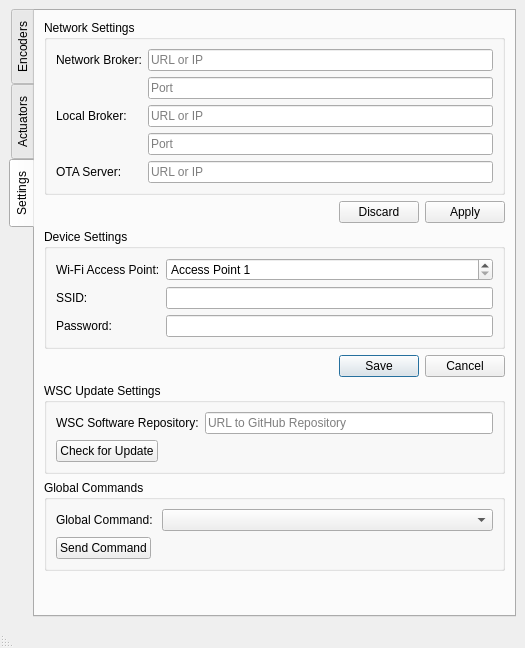
<?xml version="1.0" encoding="UTF-8"?>
<ui version="4.0">
 <class>MainWindow</class>
 <widget class="QMainWindow" name="MainWindow">
  <property name="geometry">
   <rect>
    <x>0</x>
    <y>0</y>
    <width>525</width>
    <height>648</height>
   </rect>
  </property>
  <property name="sizePolicy">
   <sizepolicy hsizetype="Preferred" vsizetype="Preferred">
    <horstretch>0</horstretch>
    <verstretch>0</verstretch>
   </sizepolicy>
  </property>
  <property name="windowTitle">
   <string>IdeasX Workstation Client</string>
  </property>
  <property name="documentMode">
   <bool>false</bool>
  </property>
  <property name="dockNestingEnabled">
   <bool>true</bool>
  </property>
  <property name="dockOptions">
   <set>QMainWindow::AllowNestedDocks|QMainWindow::AllowTabbedDocks|QMainWindow::AnimatedDocks|QMainWindow::VerticalTabs</set>
  </property>
  <property name="unifiedTitleAndToolBarOnMac">
   <bool>false</bool>
  </property>
  <widget class="QWidget" name="centralwidget">
   <property name="sizePolicy">
    <sizepolicy hsizetype="Preferred" vsizetype="Preferred">
     <horstretch>0</horstretch>
     <verstretch>0</verstretch>
    </sizepolicy>
   </property>
   <layout class="QVBoxLayout" name="verticalLayout">
    <property name="spacing">
     <number>6</number>
    </property>
    <property name="sizeConstraint">
     <enum>QLayout::SetDefaultConstraint</enum>
    </property>
    <item>
     <widget class="QTabWidget" name="tabWidget">
      <property name="contextMenuPolicy">
       <enum>Qt::DefaultContextMenu</enum>
      </property>
      <property name="layoutDirection">
       <enum>Qt::LeftToRight</enum>
      </property>
      <property name="autoFillBackground">
       <bool>true</bool>
      </property>
      <property name="tabPosition">
       <enum>QTabWidget::West</enum>
      </property>
      <property name="currentIndex">
       <number>2</number>
      </property>
      <property name="elideMode">
       <enum>Qt::ElideNone</enum>
      </property>
      <property name="documentMode">
       <bool>false</bool>
      </property>
      <property name="tabBarAutoHide">
       <bool>true</bool>
      </property>
      <widget class="QWidget" name="tabEncoder">
       <property name="maximumSize">
        <size>
         <width>16777215</width>
         <height>16777215</height>
        </size>
       </property>
       <attribute name="title">
        <string>Encoders</string>
       </attribute>
       <layout class="QGridLayout" name="gridLayout">
        <property name="sizeConstraint">
         <enum>QLayout::SetDefaultConstraint</enum>
        </property>
        <property name="leftMargin">
         <number>9</number>
        </property>
        <property name="topMargin">
         <number>9</number>
        </property>
        <property name="rightMargin">
         <number>9</number>
        </property>
        <property name="bottomMargin">
         <number>9</number>
        </property>
        <item row="1" column="2">
         <widget class="QLineEdit" name="searchEncoder">
          <property name="placeholderText">
           <string>Search for Encoders...</string>
          </property>
          <property name="clearButtonEnabled">
           <bool>true</bool>
          </property>
         </widget>
        </item>
        <item row="1" column="1">
         <spacer name="horizontalSpacer">
          <property name="orientation">
           <enum>Qt::Horizontal</enum>
          </property>
          <property name="sizeHint" stdset="0">
           <size>
            <width>40</width>
            <height>20</height>
           </size>
          </property>
         </spacer>
        </item>
        <item row="0" column="0" colspan="3">
         <widget class="QScrollArea" name="scrollEncoder">
          <property name="autoFillBackground">
           <bool>false</bool>
          </property>
          <property name="styleSheet">
           <string notr="true"/>
          </property>
          <property name="widgetResizable">
           <bool>true</bool>
          </property>
          <widget class="QWidget" name="contentEncoder">
           <property name="geometry">
            <rect>
             <x>0</x>
             <y>0</y>
             <width>459</width>
             <height>556</height>
            </rect>
           </property>
          </widget>
         </widget>
        </item>
       </layout>
      </widget>
      <widget class="QWidget" name="tabActuator">
       <attribute name="title">
        <string>Actuators</string>
       </attribute>
       <layout class="QGridLayout" name="gridLayout_2">
        <property name="leftMargin">
         <number>9</number>
        </property>
        <property name="topMargin">
         <number>9</number>
        </property>
        <property name="rightMargin">
         <number>9</number>
        </property>
        <property name="bottomMargin">
         <number>9</number>
        </property>
        <item row="1" column="0">
         <spacer name="horizontalSpacer_2">
          <property name="orientation">
           <enum>Qt::Horizontal</enum>
          </property>
          <property name="sizeHint" stdset="0">
           <size>
            <width>40</width>
            <height>20</height>
           </size>
          </property>
         </spacer>
        </item>
        <item row="1" column="1">
         <widget class="QLineEdit" name="searchActuator">
          <property name="autoFillBackground">
           <bool>false</bool>
          </property>
          <property name="frame">
           <bool>true</bool>
          </property>
          <property name="placeholderText">
           <string>Search for Actuator</string>
          </property>
          <property name="clearButtonEnabled">
           <bool>true</bool>
          </property>
         </widget>
        </item>
        <item row="0" column="0" colspan="2">
         <widget class="QTableView" name="tableActuator">
          <property name="enabled">
           <bool>true</bool>
          </property>
          <property name="frameShadow">
           <enum>QFrame::Plain</enum>
          </property>
          <property name="alternatingRowColors">
           <bool>true</bool>
          </property>
          <property name="showGrid">
           <bool>false</bool>
          </property>
          <property name="sortingEnabled">
           <bool>true</bool>
          </property>
          <attribute name="horizontalHeaderStretchLastSection">
           <bool>true</bool>
          </attribute>
          <attribute name="verticalHeaderVisible">
           <bool>false</bool>
          </attribute>
         </widget>
        </item>
       </layout>
      </widget>
      <widget class="QWidget" name="tabSetting">
       <attribute name="title">
        <string>Settings</string>
       </attribute>
       <layout class="QVBoxLayout" name="verticalLayout_2">
        <property name="leftMargin">
         <number>9</number>
        </property>
        <property name="topMargin">
         <number>9</number>
        </property>
        <property name="rightMargin">
         <number>9</number>
        </property>
        <property name="bottomMargin">
         <number>9</number>
        </property>
        <item>
         <widget class="QGroupBox" name="groupNetwork">
          <property name="title">
           <string>Network Settings</string>
          </property>
          <layout class="QFormLayout" name="formLayout">
           <item row="0" column="0">
            <widget class="QLabel" name="labelNetworkBroker">
             <property name="text">
              <string>Network Broker:</string>
             </property>
            </widget>
           </item>
           <item row="0" column="1">
            <widget class="QLineEdit" name="networkBroker">
             <property name="inputMethodHints">
              <set>Qt::ImhUrlCharactersOnly</set>
             </property>
             <property name="placeholderText">
              <string>URL or IP</string>
             </property>
            </widget>
           </item>
           <item row="2" column="1">
            <widget class="QLineEdit" name="networkPort">
             <property name="inputMethodHints">
              <set>Qt::ImhPreferNumbers</set>
             </property>
             <property name="text">
              <string/>
             </property>
             <property name="placeholderText">
              <string>Port</string>
             </property>
            </widget>
           </item>
           <item row="3" column="0">
            <widget class="QLabel" name="labelLocalBroker">
             <property name="text">
              <string>Local Broker:</string>
             </property>
            </widget>
           </item>
           <item row="3" column="1">
            <widget class="QLineEdit" name="localBroker">
             <property name="inputMethodHints">
              <set>Qt::ImhUrlCharactersOnly</set>
             </property>
             <property name="placeholderText">
              <string>URL or IP</string>
             </property>
            </widget>
           </item>
           <item row="5" column="1">
            <widget class="QLineEdit" name="localPort">
             <property name="inputMethodHints">
              <set>Qt::ImhPreferNumbers</set>
             </property>
             <property name="placeholderText">
              <string>Port</string>
             </property>
            </widget>
           </item>
           <item row="6" column="1">
            <widget class="QLineEdit" name="otaServer">
             <property name="text">
              <string/>
             </property>
             <property name="placeholderText">
              <string>URL or IP</string>
             </property>
            </widget>
           </item>
           <item row="6" column="0">
            <widget class="QLabel" name="labelOTA">
             <property name="text">
              <string>OTA Server:</string>
             </property>
            </widget>
           </item>
          </layout>
         </widget>
        </item>
        <item>
         <widget class="QDialogButtonBox" name="buttonBoxNetwork">
          <property name="standardButtons">
           <set>QDialogButtonBox::Apply|QDialogButtonBox::Discard</set>
          </property>
         </widget>
        </item>
        <item alignment="Qt::AlignTop">
         <widget class="QGroupBox" name="groupDeviceSettings">
          <property name="title">
           <string>Device Settings</string>
          </property>
          <layout class="QFormLayout" name="formLayout_2">
           <item row="1" column="0">
            <widget class="QLabel" name="labelAPSelector">
             <property name="text">
              <string>Wi-Fi Access Point:</string>
             </property>
            </widget>
           </item>
           <item row="1" column="1">
            <widget class="QSpinBox" name="selectAP">
             <property name="suffix">
              <string/>
             </property>
             <property name="prefix">
              <string>Access Point </string>
             </property>
             <property name="minimum">
              <number>1</number>
             </property>
             <property name="maximum">
              <number>5</number>
             </property>
            </widget>
           </item>
           <item row="2" column="0">
            <widget class="QLabel" name="labelSSID">
             <property name="text">
              <string>SSID:</string>
             </property>
            </widget>
           </item>
           <item row="2" column="1">
            <widget class="QLineEdit" name="wifiSSID"/>
           </item>
           <item row="3" column="0">
            <widget class="QLabel" name="labelPassword">
             <property name="text">
              <string>Password:</string>
             </property>
            </widget>
           </item>
           <item row="3" column="1">
            <widget class="QLineEdit" name="wifiPassword"/>
           </item>
          </layout>
         </widget>
        </item>
        <item>
         <widget class="QDialogButtonBox" name="buttonBoxDevice">
          <property name="standardButtons">
           <set>QDialogButtonBox::Cancel|QDialogButtonBox::Save</set>
          </property>
         </widget>
        </item>
        <item>
         <widget class="QGroupBox" name="groupUpdat">
          <property name="title">
           <string>WSC Update Settings</string>
          </property>
          <layout class="QFormLayout" name="formLayout_3">
           <item row="0" column="1">
            <widget class="QLineEdit" name="lineEdit">
             <property name="placeholderText">
              <string>URL to GitHub Repository</string>
             </property>
            </widget>
           </item>
           <item row="1" column="0">
            <widget class="QPushButton" name="pushButton">
             <property name="text">
              <string>Check for Update</string>
             </property>
            </widget>
           </item>
           <item row="0" column="0">
            <widget class="QLabel" name="label">
             <property name="text">
              <string>WSC Software Repository:</string>
             </property>
            </widget>
           </item>
          </layout>
         </widget>
        </item>
        <item>
         <widget class="QGroupBox" name="groupBox_2">
          <property name="title">
           <string>Global Commands</string>
          </property>
          <layout class="QFormLayout" name="formLayout_4">
           <item row="0" column="0">
            <widget class="QLabel" name="label_2">
             <property name="text">
              <string>Global Command: </string>
             </property>
            </widget>
           </item>
           <item row="0" column="1">
            <widget class="QComboBox" name="comboBox">
             <property name="currentText">
              <string/>
             </property>
            </widget>
           </item>
           <item row="1" column="0">
            <widget class="QPushButton" name="pushButton_2">
             <property name="text">
              <string>Send Command</string>
             </property>
            </widget>
           </item>
          </layout>
         </widget>
        </item>
        <item>
         <spacer name="verticalSpacer">
          <property name="orientation">
           <enum>Qt::Vertical</enum>
          </property>
          <property name="sizeHint" stdset="0">
           <size>
            <width>20</width>
            <height>40</height>
           </size>
          </property>
         </spacer>
        </item>
       </layout>
      </widget>
     </widget>
    </item>
   </layout>
  </widget>
  <widget class="QStatusBar" name="statusbar">
   <property name="enabled">
    <bool>true</bool>
   </property>
   <property name="toolTipDuration">
    <number>-7</number>
   </property>
   <property name="layoutDirection">
    <enum>Qt::RightToLeft</enum>
   </property>
  </widget>
 </widget>
 <resources/>
 <connections/>
</ui>
